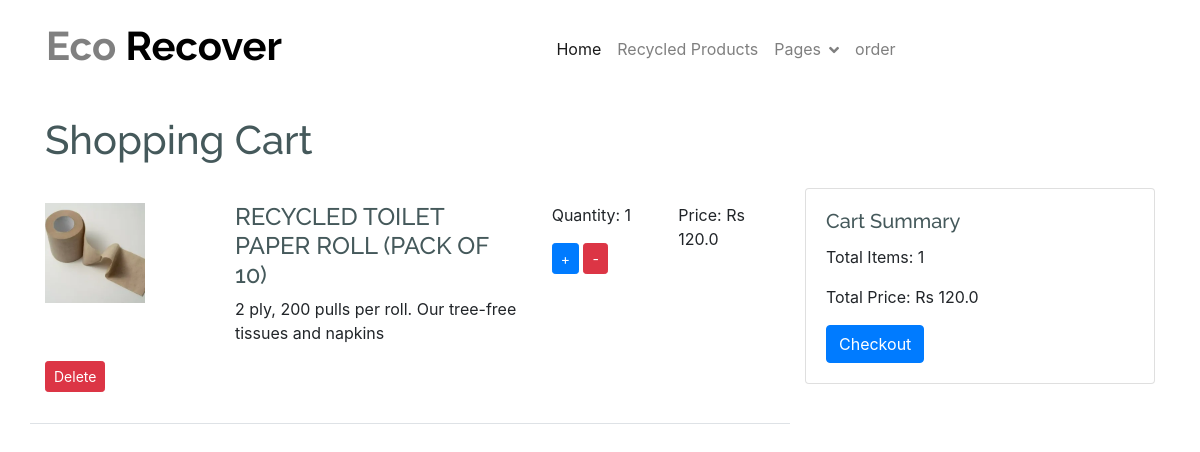
The page /view_cart/ (signed in) on the database its author committed.
### app322/models.py (models this page shows, shortened)
class Cart(models.Model):
    user = models.ForeignKey(User, on_delete=models.CASCADE)
    product = models.ForeignKey(Product, on_delete=models.CASCADE)
    quantity = models.PositiveIntegerField(default=1)
    date_added = models.DateTimeField(auto_now_add=True)
    image = models.ImageField(upload_to='cart_item_images/', blank=True, null=True)  # Add image field

class Product(models.Model):
    subcategory = models.ForeignKey('Subcategory', on_delete=models.CASCADE, null=True, blank=True)
    user = models.ForeignKey(User, on_delete=models.CASCADE,default=0)
    name = models.CharField(max_length=100, null=False, blank=False)
    product_image = models.ImageField(upload_to="product_images", null=False, blank=False)
    description = models.CharField(max_length=500, null=False, blank=False)
    quantity = models.IntegerField(null=False, blank=False)
    original_price = models.FloatField(null=False, blank=False)
    selling_price = models.FloatField(null=False, blank=False)
    status = models.BooleanField(default=False, help_text="0=default,1=Hidden")
    trending = models.BooleanField(default=False, help_text="0=default,1=Trending")
    created_date = models.DateTimeField(auto_now_add=True)
    updated_date = models.DateTimeField(auto_now=True)

### app322/views.py (the view)
# urls.py: path('view_cart/', views.view_cart, name='view_cart'),
@never_cache
@login_required(login_url='loginn')
def view_cart(request):
    cart_items = Cart.objects.filter(user=request.user)
    total_items = sum(item.quantity for item in cart_items)
    total_price = sum(item.product.selling_price * item.quantity for item in cart_items)
    return render(request, 'main/ecomerce/cart.html', {'cart_items': cart_items, 'total_items': total_items, 'total_price': total_price})

### templates/main/ecomerce/cart.html (shortened to what this page needs)
{% extends 'main/ecomerce/baseeco.html' %}
{% block content %}
<br><br><br><br>
<!DOCTYPE html>
<html lang="en">
<head>
    <link href="https://stackpath.bootstrapcdn.com/bootstrap/4.3.1/css/bootstrap.min.css" rel="stylesheet">
</head>
<body>
<div class="container">
    <h1 class="mb-4">Shopping Cart</h1>
    <div class="row">
        <div class="col-md-8">
            {% if cart_items %}
            {% for item in cart_items %}
            <div class="cart-item row">
                <div class="col-md-3">
                    <img src="{{ item.product.product_image.url }}" alt="{{ item.product.name }}" class="img-fluid">                </div>
                <div class="col-md-5">
                    <h4>{{ item.product.name }}</h4>
                    <p>{{ item.product.description }}</p>
                </div>
                <div class="col-md-2">
                    <p>Quantity: <span id="quantity_{{ item.id }}">{{ item.quantity }}</span></p>
                    <button class="btn btn-sm btn-primary" onclick="updateQuantity('{{ item.id }}', 'add')">+</button>
                    <button class="btn btn-sm btn-danger" onclick="updateQuantity('{{ item.id }}', 'remove')">-</button>
                </div>
                <div class="col-md-2">
                    <p>Price: Rs {{ item.product.selling_price }}</p>
                </div>
                <div class="col-md-2">
                    <p><button class="btn btn-sm btn-danger" onclick="deleteItem('{{ item.id }}')">Delete</button></p>
                </div>
            </div>
            {% endfor %}
            {% else %}
            <p>Your cart is empty.</p>
            {% endif %}
        </div>
        <div class="col-md-4">
            <div class="card">
                <div class="card-body">
                    <h5 class="card-title">Cart Summary</h5>
                    <p class="card-text">Total Items: <span id="total_items">{{ total_items }}</span></p>
                    <p class="card-text">Total Price: <span id="total_price">Rs {{ total_price }}</span></p>
                    <a id="checkoutBtn" href="{% url 'paymentform1' %}?amount={{ total_price }}" class="btn btn-primary{% if total_price <= 0 %} d-none{% endif %}">Checkout</a>
                </div>
            </div>
        </div>
    </div>
</div>
</body>
</html>
{% endblock content %}

### static/css/ecomerce/style.css (style rules this page uses)
.btn { font-weight: 600; transition: .5s; }

### templates/main/ecomerce/cart.html (style rules this page uses)
body { padding-top: 20px; }
.cart-item { border-bottom: 1px solid #dee2e6; padding: 15px 0; }
.cart-item img { max-width: 100px; height: auto; }

### rows shown on the page
Cart: product.product_image (picture), product.name "RECYCLED TOILET PAPER ROLL (PACK OF 10)", product.description "2 ply, 200 pulls per roll. Our tree-free tissues and napkins", quantity "1", product.selling_price "120.0"

### other values the page prints
{{ total_items }} "1"
{{ total_price }} "120.0"
